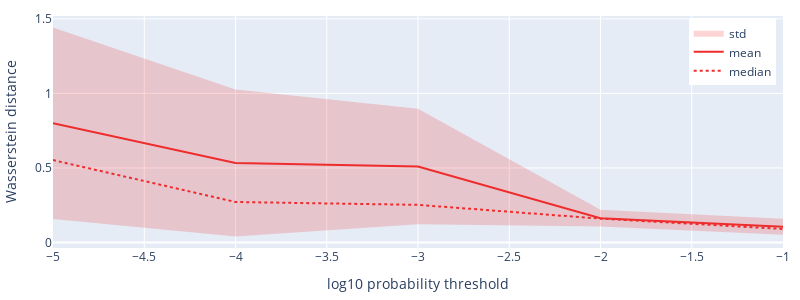

Notebook source saved alongside this figure:
### Code cell
# Wasserstein distance between original setand augmented set mean, median, std depending on the weight_threshold

# set x, y and color variables
color_columns_list=['Wasserstein_dist_train_vs_aug_weighted']
x_column = 'weight_threshold_log10'

# aggregate results
res_tot = compute_stats_for_line_plot_paper(data_threshold, [x_column], color_columns_list[0])

# Figure
fig = go.Figure()
  
### Wasserstein_dist_train_vs_aug_weighted results
# abscisse
x = res_tot[x_column].tolist()
x_rev = x[::-1]
# Line 1
y1 = res_tot['Wasserstein_dist_train_vs_aug_weighted' + '_mean'].tolist()
y1_upper = res_tot['Wasserstein_dist_train_vs_aug_weighted' + '_upper'].tolist()
y1_lower = res_tot['Wasserstein_dist_train_vs_aug_weighted' + '_lower'].tolist()
y1_lower = y1_lower[::-1]
# Line 2
y2 = res_tot['Wasserstein_dist_train_vs_aug_weighted' + '_median'].tolist()

fig.add_trace(go.Scatter(
    x=x+x_rev,
    y=y1_upper+y1_lower,
    fill='toself',
    fillcolor=transparent_color_list[0],
    line_color='rgba(255,255,255,0)', 
    showlegend=True,
    name='std'
))
fig.add_trace(go.Scatter(
    x=x,
    y=y1,
    line_color=color_list[0],
    showlegend=True,
    name='mean'
))
fig.add_trace(go.Scatter(
    x=x,
    y=y2,
    line_color=color_list[0],
    line_dash='dot',
    showlegend=True,
    name='median'
))
fig.update_traces(mode='lines')

# magin & size
fig.update_layout(
    margin=dict(l=20, r=10, t=10, b=10),
    width=800,
    height=300,
)

# legend position
fig.update_layout(legend=dict(
    yanchor="top",
    y=0.99,
    xanchor="right",
    x=0.99
))

# axis titles
fig.update_yaxes(title_text='Wasserstein distance')
fig.update_xaxes(title_text='log10 probability threshold')

fig.show()

### Figure 1 — Plotly figure (JSON) as saved in the notebook; plotly's stock layout.template omitted (floating-point values rounded to 4 significant figures)
{"data": [{"fill": "toself", "fillcolor": "rgba(238,44,44,0.2)", "line": {"color": "rgba(255,255,255,0)"}, "mode": "lines", "name": "std", "showlegend": true, "type": "scatter", "x": [-5, -4, -3, -2, -1, -1, -2, -3, -4, -5], "y": [1.442, 1.026, 0.8979, 0.219, 0.1584, 0.05211, 0.1073, 0.1223, 0.04084, 0.1574]}, {"line": {"color": "rgb(238,44,44)"}, "mode": "lines", "name": "mean", "showlegend": true, "type": "scatter", "x": [-5, -4, -3, -2, -1], "y": [0.7994, 0.5334, 0.5101, 0.1631, 0.1053]}, {"line": {"color": "rgb(238,44,44)", "dash": "dot"}, "mode": "lines", "name": "median", "showlegend": true, "type": "scatter", "x": [-5, -4, -3, -2, -1], "y": [0.5527, 0.2717, 0.2524, 0.1601, 0.09065]}], "layout": {"height": 300, "legend": {"x": 0.99, "xanchor": "right", "y": 0.99, "yanchor": "top"}, "margin": {"b": 10, "l": 20, "r": 10, "t": 10}, "width": 800, "xaxis": {"title": {"text": "log10 probability threshold"}}, "yaxis": {"title": {"text": "Wasserstein distance"}}}}
